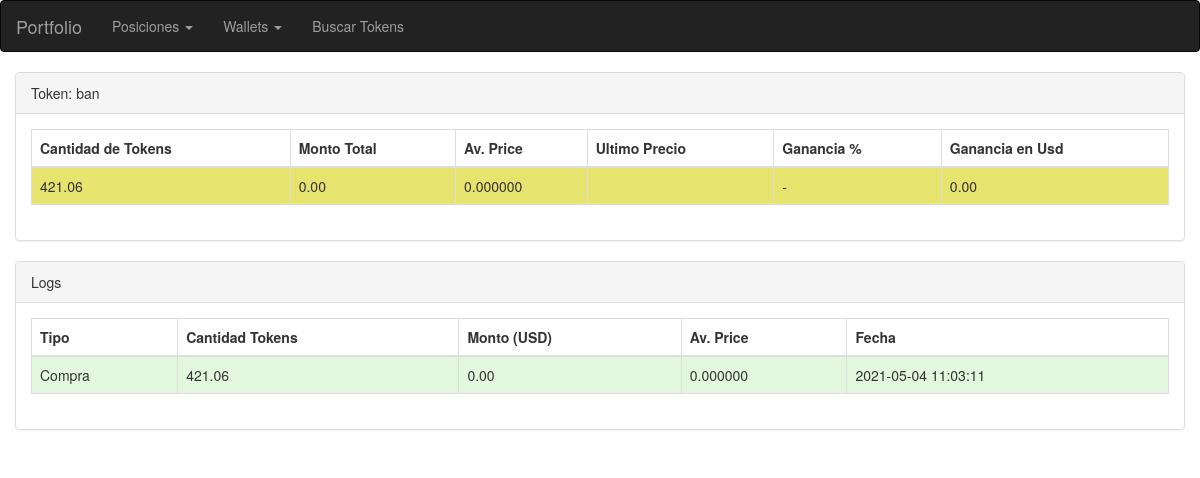
Page /web/posiciones/view_position.php?id=58 on the committed database.
### tables this page shows
CREATE TABLE `positions` (
  `id` int NOT NULL AUTO_INCREMENT,
  `token` varchar(50) DEFAULT NULL,
  `id_wallet` tinyint DEFAULT NULL,
  `cantidad_tokens` double DEFAULT NULL,
  `total_comprado` double DEFAULT NULL,
  `estado` tinyint(1) DEFAULT '1' COMMENT '1:activo y 0:finalizado',
  `id_coingecko` varchar(100) DEFAULT NULL,
  PRIMARY KEY (`id`)
);

CREATE TABLE `positions_log` (
  `id` int NOT NULL AUTO_INCREMENT,
  `id_posicion` int DEFAULT NULL,
  `tipo` tinyint(1) DEFAULT '1' COMMENT '1:compra, 0:vende',
  `tokens` double DEFAULT NULL,
  `monto_usd` double DEFAULT NULL,
  `date` datetime DEFAULT NULL,
  PRIMARY KEY (`id`),
  KEY `id_posicion` (`id_posicion`),
  CONSTRAINT `positions_log_ibfk_1` FOREIGN KEY (`id_posicion`) REFERENCES `positions` (`id`) ON DELETE RESTRICT ON UPDATE RESTRICT
);

### coingecko_api_library.php (called while the page is built, shortened)
<?php
function get_last_price(string $id){
	$aux = CG_DIR."/simple/price?ids=".$id."&vs_currencies=usd";
	$last_price = json_decode(file_get_contents($aux))->$id->usd;
	return $last_price;
}

### web/posiciones/view_position.php (the view, shortened to what this page needs)
<?php 	include "../base/header.php";
		include "../../coingecko_api_library.php"; ?>
<?php
	if(isset($_GET["id"])){
		$position_id = $_GET["id"];
		$sql = "SELECT `pos`.* FROM `positions` `pos` WHERE `pos`.`id`=".$position_id.";";
		$position = $conn->query($sql)->fetch_all(MYSQLI_ASSOC)[0];
		$sql = "SELECT `pos_log`.* FROM `positions_log` `pos_log` WHERE `pos_log`.`id_posicion`=".$position_id." ORDER BY date asc;";
		$logs = $conn->query($sql)->fetch_all(MYSQLI_ASSOC);
	}
?>
<div class="panel panel-default">
	<div class="panel-heading">
		Token: <?php echo $position['token']; ?>
	</div>
	<div class="panel-body">
		<table id="table1" class="table table-striped table-bordered" style="width:100%">
			<thead>
				<tr>
					<th>Cantidad de Tokens</th>
					<th>Monto Total</th>
					<th>Av. Price</th>
					<th>Ultimo Precio</th>
					<th>Ganancia %</th>
					<th>Ganancia en Usd</th>
				</tr>
			</thead>
			<tbody>
				<?php
					$ultimo_precio = get_last_price($position["id_coingecko"]);
					$average_price = number_format($position['total_comprado']/$position['cantidad_tokens'],6);
					if($average_price != 0)
						$percentage = number_format(($ultimo_precio * 100 / $average_price) - 100,2)." %";
					else
						$percentage = "-";
					$win_usd = number_format(($ultimo_precio * $position["cantidad_tokens"] - $position['total_comprado']),2);
					if($win_usd == 0)
						$back = "#e6e36e";				?>
					<tr style='background-color:<?php echo $back;?>'>
						<td><?php echo number_format($position['cantidad_tokens'],2); ?></td>
						<td><?php echo number_format($position['total_comprado'],2); ?></td>
						<td><?php echo $average_price; ?></td>
						<td><?php echo $ultimo_precio; ?></td>
						<td><?php echo $percentage; ?></td>
						<td><?php echo $win_usd; ?></td>
					</tr>
			</tbody>
		</table>
	</div>
</div>
<div class="panel panel-default">
	<div class="panel-heading">
		Logs
	</div>
	<div class="panel-body">
		<table id="table1" class="table table-striped table-bordered" style="width:100%">
			<thead>
				<tr>
					<th>Tipo</th>
					<th>Cantidad Tokens</th>
					<th>Monto (USD)</th>
					<th>Av. Price</th>
					<th>Fecha</th>
				</tr>
			</thead>
			<tbody>
				<?php
					foreach ($logs as $key => $log) {
						$average_price = number_format($log['monto_usd']/$log['tokens'],6);
						if($log["tipo"]==1){
							$tipo = "Compra";
							$back = "#e2f7dd";
						}else{
							$tipo = "Venta";
							$back = "#f59f9f";
						}
				?>
					<tr  style='background-color:<?php echo $back;?>'>
						<td><?php echo $tipo; ?></td>
						<td><?php echo number_format($log['tokens'],2); ?></td>
						<td><?php echo number_format($log['monto_usd'],2); ?></td>
						<td><?php echo number_format($average_price,6); ?></td>
						<td><?php echo $log["date"]; ?></td>
					</tr>
					<?php } ?>
			</tbody>
		</table>
	</div>
</div>
<?php include "../base/footer.php"; ?>

### web/posiciones/view_position.php (style rules this page uses)
td, th { padding: 5px; }

### rows in the picture
positions: token "ban", cantidad_tokens "421.06", total_comprado "0.00", average_price "0.000000", percentage "-", win_usd "0.00"
positions_log: tipo "Compra", tokens "421.06", monto_usd "0.00", average_price "0.000000", date "2021-05-04 11:03:11"
